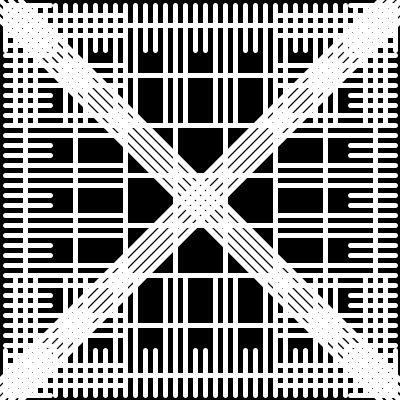
Frame 1 (no input)
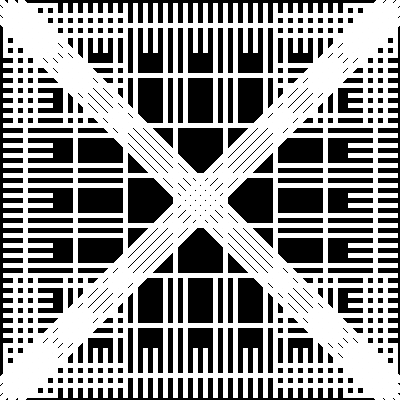
Frame 60 (the mouse pressed at the canvas centre just before this capture)
Frame 120 (the mouse held since frame 60 and released just before this capture): identical to frame 60, image omitted

The Processing sketch that drew these frames (run headless with seeded random() and noise(); from frame 60 on, the mouse is pressed at the canvas centre):

// Processing sketch: processing_69184
// ── processing_69184.pde

/* OpenProcessing Tweak of *@*http://www.openprocessing.org/sketch/68426*@* */
/* !do not delete the line above, required for linking your tweak if you re-upload */




//this setup function sets the screen to 400 by 400 pixels
//it also sets the background color to black
//also it makes the lines white and gives them some slight thickness

void setup()
{
  size(400,400);
  background(0);
  stroke(255);
  strokeWeight(5);
  smooth();
}

//I used 8 int variables
int a=1;
int b=5;
int c=10;
int d=25;
int e=50;
int f=100;
int g=2;

//Makes three diagonal lines three times
void draw()
{
  //makes 5 diagonal lines from top left to bottom right
  diagonals(a-a,a-a);
  diagonals(d-b,d-b);
  diagonals(e-c, e-c);
  diagonals(e+d,e+d);
  diagonals(e+d,e+d);
  diagonals(d+g*c, d+g*c);
  
  // makes 5 lines of varying length with its own mirror image from left to right
  horizontals(b, b);
  horizontals(b, e+b);
  horizontals(b, f+b);
  horizontals(b, f+(f/g)+b);
  horizontals(b, f*g+b);
  horizontals(b, g*f+(f/g)+b);
  horizontals(b, f*g+f+b);
  horizontals(b, f*g+f+(f/g)+b);

//makes 5 lines of varying length with its own mirror image from Top to bottom
  verticles(b, b);
  verticles(b+e, b);
  verticles(b+f, b);
  verticles(f+(f/g)+b, b);
  verticles(f*g+b, b);
  verticles(g*f+(f/g)+b, b);
  verticles(f*g+f+b, b);
  verticles(f*g+f+(f/g)+b, b);
  
}



//This function sets up a contructor for a series of 5 diagonal lines

void diagonals(int x, int y)
{
  
  line (x, y, width, height);
  line (x+c, y, width-x, height-y-c);
  line (x+(g*c), y, width-x, height-y-(g*c));
  line (x-c, y, width-x, height-y+c);
  line (x-(g*c), y, width-x, height-y+(g*c)); 
  
  line (x-x, height, width, y-y);
  line (x-x+c, height, width+c*g, y-y-c);
  line (x-x+c*g, height, width+g*c+c, y-y-g*c+c);
  line (x-x-c, height, width, y-y-c);
  line (x-x-g*c, height, width, y-y-g*c); 
  
}

void horizontals(int x, int y)
{
 line (x, y, c*x, y);
 line (width-x, y, width-c*x, y);
 
 line (x, y+c, d*x, y+c);
 line (width-x, y+c, width-d*x, y+c);
 
 line (x, y+(g*c), e*x, y+(g*c));
 line (width-x, y+(g*c), width-e*x, y+(g*c));
 
 line (x, y+d+b, d*x, y+d+b);
 line (width-x, y+d+b, width-d*x, y+d+b);
 
 line (x, y+e-c, c*x, y+e-c);
 line (width-x, y+e-c, width-c*x, y+e-c);
 
}

void verticles(int x, int y)
{
 line (x, y, x, y*c);
 line (x, height-y, x, height-c*y);
 
 line (x+c, y, x+c, y*d);
 line (x+c, height-y, x+c, height-y*d);
 
 line (x+(g*c), y, x+(g*c), y*e);
 line (x+(g*c), height-y, x+(g*c), height/e);
 
 line (x+b+d, y, x+d+b, y*d);
 line (x+d+b, height-y, x+d+b, height-d*y);
 
 line (x+e-c, y, x+e-c, y*c);
 line (x+e-c, height-y, x+e-c, height-c*y);
 
}
